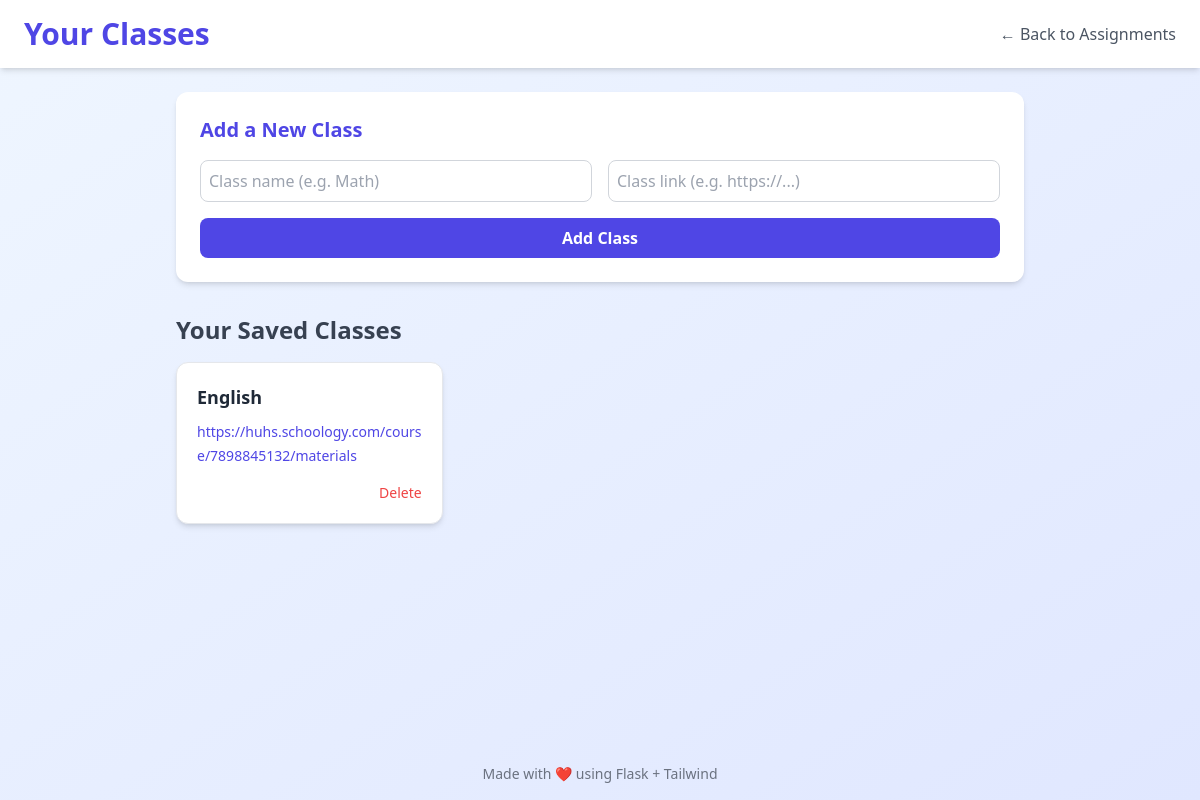
The page /classes (signed in) on the database as committed earlier.
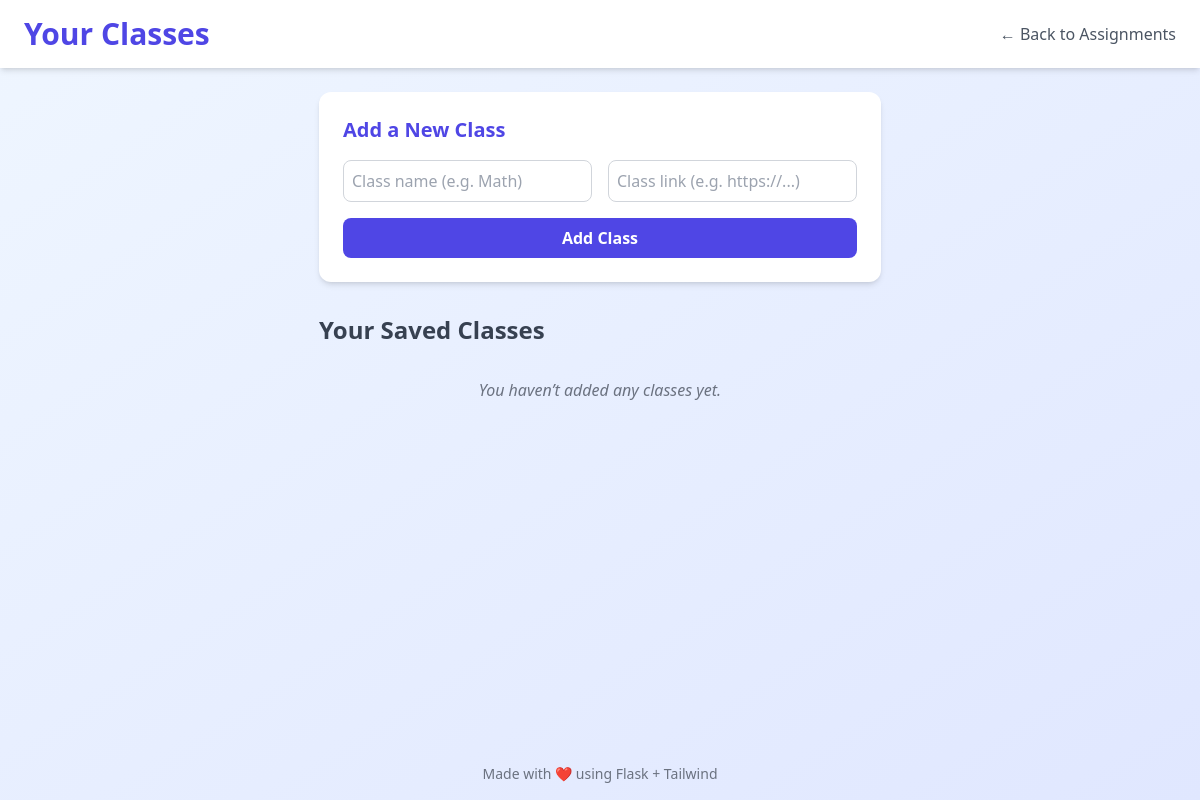
The same page on the database as committed later.
### tables this page shows
CREATE TABLE class_links (
                id INTEGER PRIMARY KEY AUTOINCREMENT,
                user_id INTEGER,
                class_name TEXT NOT NULL,
                link TEXT NOT NULL,
                FOREIGN KEY(user_id) REFERENCES users(id)
            );

### app.py (the view, shortened to what this page needs)
@app.route("/classes", methods=["GET", "POST"])
def manage_classes():
    if "user_id" not in session:
        return redirect(url_for("login"))
    conn = get_connection()
    c = conn.cursor()
    try:
        if IS_POSTGRES:
            c.execute("SELECT * FROM class_links WHERE user_id = %s ORDER BY class_name ASC", (session["user_id"],))
        else:
            c.execute("SELECT * FROM class_links WHERE user_id = ? ORDER BY class_name ASC", (session["user_id"],))
        links = c.fetchall()
    finally:
        conn.close()
    return render_template("classes.html", classes=links)

### app.py (called while the page is built)
def get_connection():
    if IS_POSTGRES:
        return psycopg2.connect(DATABASE_URL, cursor_factory=RealDictCursor)
    conn = sqlite3.connect("assignments.db")
    conn.row_factory = sqlite3.Row
    return conn

### templates/classes.html (shortened to what this page needs)
<!DOCTYPE html>
<html lang="en">
<head>
  <script src="https://cdn.tailwindcss.com"></script>
</head>
<body class="bg-gradient-to-br from-blue-50 to-indigo-100 min-h-screen font-sans text-gray-800 flex flex-col">
  <header class="bg-white shadow-md py-4 px-6 flex justify-between items-center">
    <h1 class="text-3xl font-bold text-indigo-600">Your Classes</h1>
    <a href="{{ url_for('index') }}" class="text-gray-600 hover:text-indigo-600 font-medium">
      ← Back to Assignments
    </a>
  </header>
  <main class="flex-1 p-6 max-w-4xl mx-auto">
    <section class="bg-white rounded-xl shadow-md p-6 mb-8">
      <h2 class="text-xl font-semibold text-indigo-600 mb-4">Add a New Class</h2>
      <form action="{{ url_for('manage_classes') }}" method="POST" class="grid md:grid-cols-2 gap-4">
        <input type="text" name="class_name" placeholder="Class name (e.g. Math)" required class="border border-gray-300 rounded-lg p-2 focus:ring focus:ring-indigo-200">
        <input type="text" name="link" placeholder="Class link (e.g. https://...)" required class="border border-gray-300 rounded-lg p-2 focus:ring focus:ring-indigo-200">
        <button type="submit" class="col-span-2 bg-indigo-600 text-white font-semibold py-2 rounded-lg hover:bg-indigo-700 transition">
          Add Class
        </button>
      </form>
    </section>
    <section>
      <h2 class="text-2xl font-semibold text-gray-700 mb-4">Your Saved Classes</h2>
      {% if classes %}
        <div class="grid sm:grid-cols-2 lg:grid-cols-3 gap-6">
          {% for c in classes %}
          <div class="bg-white rounded-xl shadow-md p-5 border border-gray-200 hover:shadow-lg transition">
            <h3 class="text-lg font-semibold text-gray-800 mb-2 capitalize">{{ c.class_name }}</h3>
            <a href="{{ c.link }}" target="_blank" class="text-indigo-600 hover:underline text-sm break-all">{{ c.link }}</a>
            <div class="mt-4 flex justify-end">
              <a href="{{ url_for('delete_class', id=c.id) }}" class="text-red-500 text-sm font-medium hover:underline">Delete</a>
            </div>
          </div>
          {% endfor %}
        </div>
      {% else %}
        <p class="text-center text-gray-500 italic mt-8">You haven’t added any classes yet.</p>
      {% endif %}
    </section>
  </main>
  <footer class="text-center text-sm text-gray-500 py-4 mt-auto">
    Made with ❤️ using Flask + Tailwind
  </footer>
</body>
</html>

Rows that differ between the two databases and show on the page:
removed class_links: class_name "English", link "https://huhs.schoology.com/course/7898845132/materials"
Other text that changed with them:
text now shown: "You haven’t added any classes yet."
